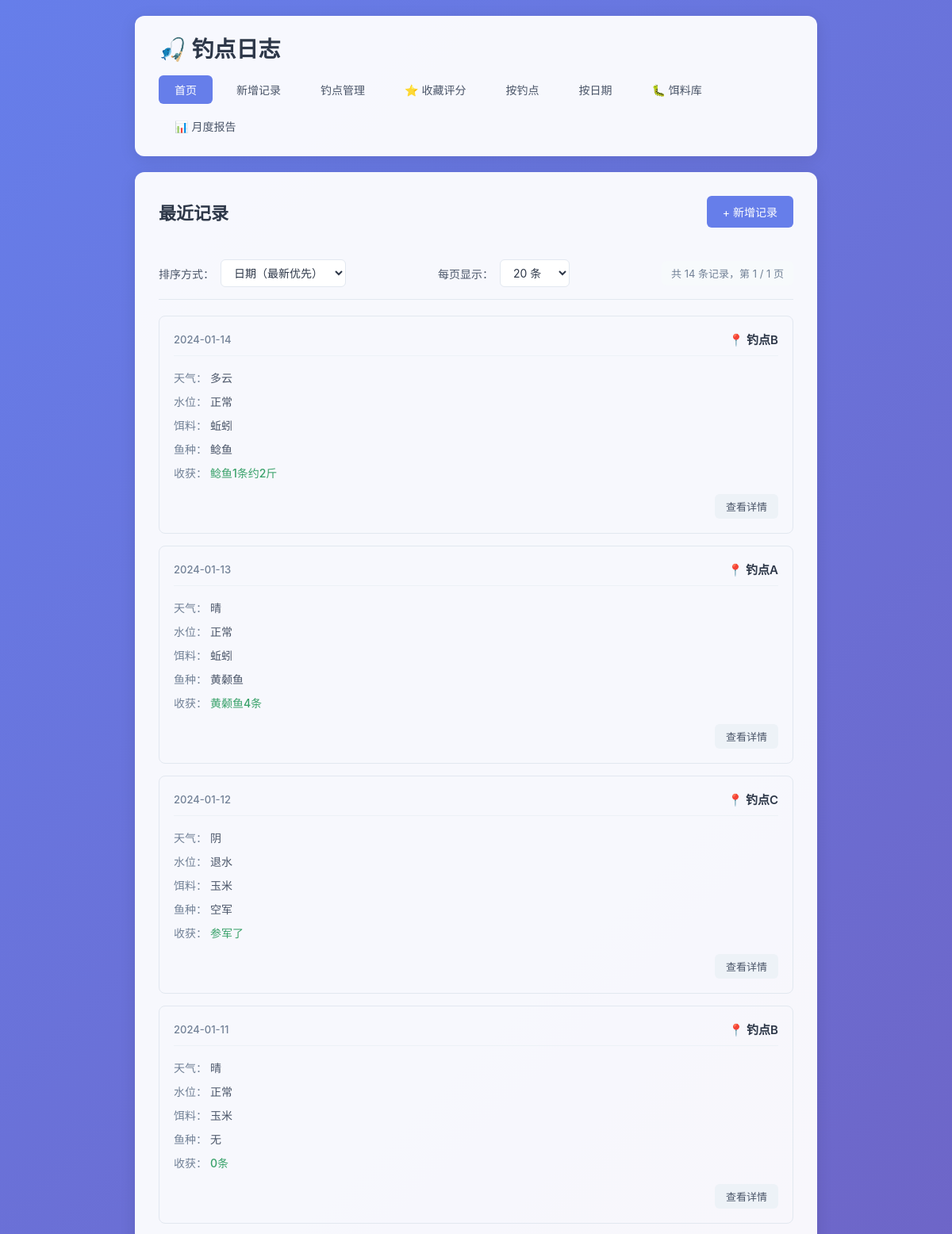
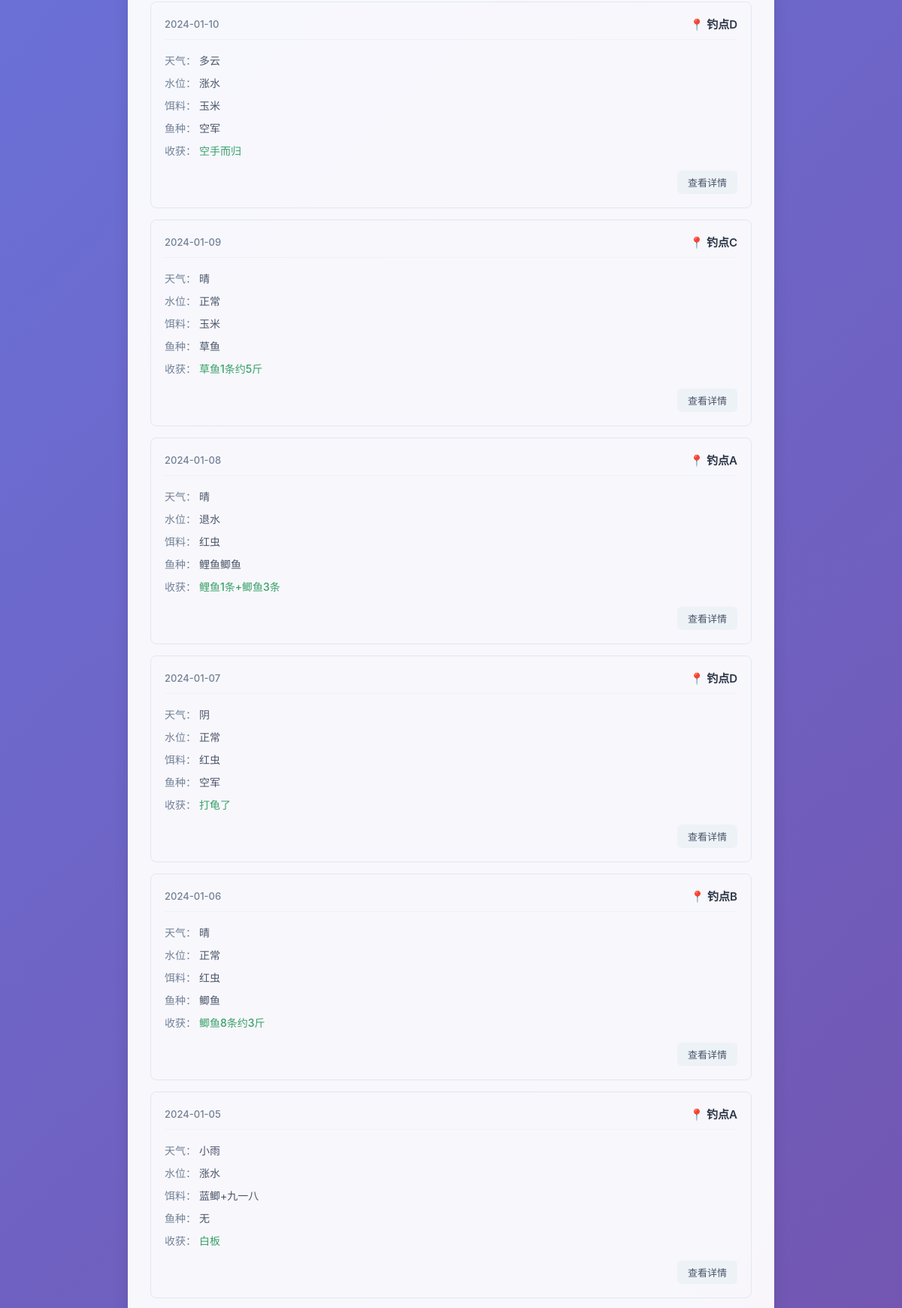
The page / (upper part) on the database its author committed (2 pictures, top to bottom).
### tables this page shows
CREATE TABLE fishing_logs (
            id INTEGER PRIMARY KEY AUTOINCREMENT,
            spot TEXT NOT NULL,
            weather TEXT NOT NULL,
            water_level TEXT NOT NULL,
            bait TEXT NOT NULL,
            fish_species TEXT NOT NULL,
            harvest TEXT NOT NULL,
            next_strategy TEXT,
            created_at DATE NOT NULL
        );

### app.py (the view)
@app.route('/')
def index():
    page = request.args.get('page', 1, type=int)
    per_page = request.args.get('per_page', 20, type=int)
    sort_by = request.args.get('sort', 'date_desc')
    per_page = max(10, min(per_page, 100))
    sort_options = {
        'date_desc': ('created_at DESC, id DESC', '日期降序'),
        'date_asc': ('created_at ASC, id ASC', '日期升序'),
        'spot_desc': ('spot DESC, created_at DESC, id DESC', '钓点降序'),
        'spot_asc': ('spot ASC, created_at DESC, id DESC', '钓点升序'),
    }
    order_clause, sort_label = sort_options.get(sort_by, sort_options['date_desc'])
    conn = get_db()
    count_result = conn.execute('SELECT COUNT(*) as total FROM fishing_logs').fetchone()
    total = count_result['total']
    total_pages = max(1, (total + per_page - 1) // per_page)
    page = max(1, min(page, total_pages))
    offset = (page - 1) * per_page
    logs = conn.execute(
        f'SELECT * FROM fishing_logs ORDER BY {order_clause} LIMIT ? OFFSET ?',
        (per_page, offset)
    ).fetchall()
    conn.close()
    return render_template(
        'index.html',
        logs=logs,
        page=page,
        per_page=per_page,
        total=total,
        total_pages=total_pages,
        sort_by=sort_by,
        sort_label=sort_label
    )

### app.py (called while the page is built)
def get_db():
    conn = sqlite3.connect(DB_PATH)
    conn.row_factory = sqlite3.Row
    return conn

### templates/index.html (shortened to what this page needs)
{% extends 'base.html' %}
{% block content %}
    <div class="page-header">
        <h2>最近记录</h2>
        <a href="{{ url_for('add_log') }}" class="btn btn-primary">+ 新增记录</a>
    </div>
    {% if logs %}
        <div class="toolbar">
            <div class="sort-group">
                <label>排序方式：</label>
                <select id="sortSelect" onchange="handleSortChange()">
                    <option value="date_desc" {% if sort_by == 'date_desc' %}selected{% endif %}>日期（最新优先）</option>
                </select>
            </div>
            <div class="per-page-group">
                <label>每页显示：</label>
                <select id="perPageSelect" onchange="handlePerPageChange()">
                    <option value="20" {% if per_page == 20 %}selected{% endif %}>20 条</option>
                </select>
            </div>
            <div class="total-info">
                共 {{ total }} 条记录，第 {{ page }} / {{ total_pages }} 页
            </div>
        </div>
        <div class="log-list">
            {% for log in logs %}
                <div class="log-card">
                    <div class="log-header">
                        <span class="log-date">{{ log['created_at'] }}</span>
                        <span class="log-spot">📍 {{ log['spot'] }}</span>
                    </div>
                    <div class="log-body">
                        <div class="log-row">
                            <span class="label">天气：</span>
                            <span>{{ log['weather'] }}</span>
                        </div>
                        <div class="log-row">
                            <span class="label">水位：</span>
                            <span>{{ log['water_level'] }}</span>
                        </div>
                        <div class="log-row">
                            <span class="label">饵料：</span>
                            <span>{{ log['bait'] }}</span>
                        </div>
                        <div class="log-row">
                            <span class="label">鱼种：</span>
                            <span>{{ log['fish_species'] }}</span>
                        </div>
                        <div class="log-row">
                            <span class="label">收获：</span>
                            <span class="harvest">{{ log['harvest'] }}</span>
                        </div>
                    </div>
                    <div class="log-footer">
                        <a href="{{ url_for('log_detail', log_id=log['id'], page=page, sort=sort_by, per_page=per_page) }}" class="btn btn-small">查看详情</a>
                    </div>
                </div>
            {% endfor %}
        </div>
    {% else %}
        <div class="empty-state">
            <p>还没有任何记录，快去添加第一条吧！</p>
            <a href="{{ url_for('add_log') }}" class="btn btn-primary">+ 新增记录</a>
        </div>
    {% endif %}
{% endblock %}

### static/style.css (style rules this page uses)
* { margin: 0; padding: 0; box-sizing: border-box; }
body { font-family: -apple-system, BlinkMacSystemFont, 'Segoe UI', 'PingFang SC', 'Microsoft YaHei', sans-serif; background: linear-gradient(135deg, #667eea 0%, #764ba2 100%); min-height: 100vh; color: #333; }
.page-header { display: flex; justify-content: space-between; align-items: center; margin-bottom: 25px; flex-wrap: wrap; gap: 15px; }
.page-header h2 { color: #2d3748; font-size: 22px; }
.btn { display: inline-block; padding: 10px 20px; border: none; border-radius: 6px; text-decoration: none; font-size: 14px; cursor: pointer; transition: all 0.2s ease; font-family: inherit; }
.btn-primary { background: #667eea; color: white; }
.btn-small { padding: 6px 14px; font-size: 13px; background: #edf2f7; color: #4a5568; }
.toolbar { display: flex; justify-content: space-between; align-items: center; flex-wrap: wrap; gap: 15px; padding: 15px 0; margin-bottom: 20px; border-bottom: 1px solid #e2e8f0; }
.sort-group, .per-page-group { display: flex; align-items: center; gap: 8px; }
.sort-group label, .per-page-group label { font-size: 14px; color: #4a5568; font-weight: 500; }
.sort-group select, .per-page-group select { padding: 7px 12px; border: 1px solid #e2e8f0; border-radius: 6px; font-size: 14px; background: #fff; color: #2d3748; cursor: pointer; transition: all 0.2s ease; font-family: inherit; }
.total-info { font-size: 13px; color: #718096; padding: 6px 12px; background: #f7fafc; border-radius: 6px; }
.log-list { display: grid; gap: 15px; }
.log-card { border: 1px solid #e2e8f0; border-radius: 8px; padding: 18px; transition: all 0.2s ease; }
.log-header { display: flex; justify-content: space-between; align-items: center; margin-bottom: 12px; padding-bottom: 10px; border-bottom: 1px solid #edf2f7; }
.log-date { font-size: 13px; color: #718096; font-weight: 500; }
.log-spot { font-size: 15px; font-weight: 600; color: #2d3748; }
.log-body { margin-bottom: 12px; }
.log-row { padding: 5px 0; font-size: 14px; color: #4a5568; }
.log-row .label { font-weight: 500; color: #718096; }
.log-row .harvest { color: #38a169; font-weight: 500; }
.log-footer { text-align: right; }

### rows shown on the page
fishing_logs: created_at "2024-01-14", spot "钓点B", weather "多云", water_level "正常", bait "蚯蚓", fish_species "鲶鱼", harvest "鲶鱼1条约2斤"
fishing_logs: created_at "2024-01-13", spot "钓点A", weather "晴", water_level "正常", bait "蚯蚓", fish_species "黄颡鱼", harvest "黄颡鱼4条"
fishing_logs: created_at "2024-01-12", spot "钓点C", weather "阴", water_level "退水", bait "玉米", fish_species "空军", harvest "参军了"
fishing_logs: created_at "2024-01-11", spot "钓点B", weather "晴", water_level "正常", bait "玉米", fish_species "无", harvest "0条"
fishing_logs: created_at "2024-01-10", spot "钓点D", weather "多云", water_level "涨水", bait "玉米", fish_species "空军", harvest "空手而归"
fishing_logs: created_at "2024-01-09", spot "钓点C", weather "晴", water_level "正常", bait "玉米", fish_species "草鱼", harvest "草鱼1条约5斤"
fishing_logs: created_at "2024-01-08", spot "钓点A", weather "晴", water_level "退水", bait "红虫", fish_species "鲤鱼鲫鱼", harvest "鲤鱼1条+鲫鱼3条"
fishing_logs: created_at "2024-01-07", spot "钓点D", weather "阴", water_level "正常", bait "红虫", fish_species "空军", harvest "打龟了"
fishing_logs: created_at "2024-01-06", spot "钓点B", weather "晴", water_level "正常", bait "红虫", fish_species "鲫鱼", harvest "鲫鱼8条约3斤"
fishing_logs: created_at "2024-01-05", spot "钓点A", weather "小雨", water_level "涨水", bait "蓝鲫+九一八", fish_species "无", harvest "白板"

### other values the page prints
{{ total }} "14"
{{ page }} "1"
{{ total_pages }} "1"
